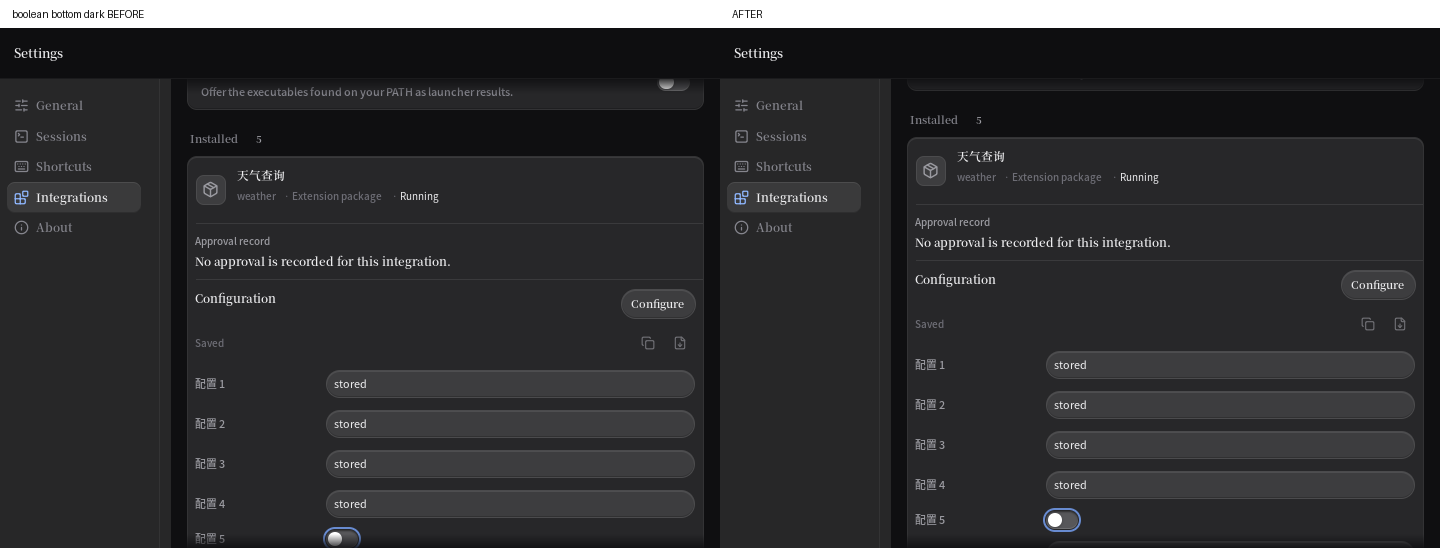
#> input picture docs/rounds/P13-kl/boolean-bottom-dark-comparison.png, 1440 x 548 px, given in place of floter-P13-kl-registry-name-light-before.png, which was not available
$ python make-comparisons.py
#> lines starting #> are read from the running program, lines starting #| are printed output that depends on the picture
from pathlib import Path
from shutil import copyfile
from PIL import Image, ImageChops, ImageDraw

root = Path(__file__).parent
names = ['registry-name', 'registry-version', 'text', 'password', 'path', 'number', 'select', 'boolean']
lines = []
for mode in ['light', 'dark']:
    overview = Image.new('RGB', (1440, 4*274), '#777777')
#> overview: PIL image 1440x1096 RGB; every value is 119
    for i, name in enumerate(names):
        pair = []
        for tag in ['before', 'after']:
            path = Path(f'/tmp/floter-P13-kl-{name}-{mode}-{tag}.png')
            copyfile(path, root / f'{name}-{mode}-{tag}.png')
            pair.append(Image.open(path).convert('RGB'))
        diff = ImageChops.difference(*pair)
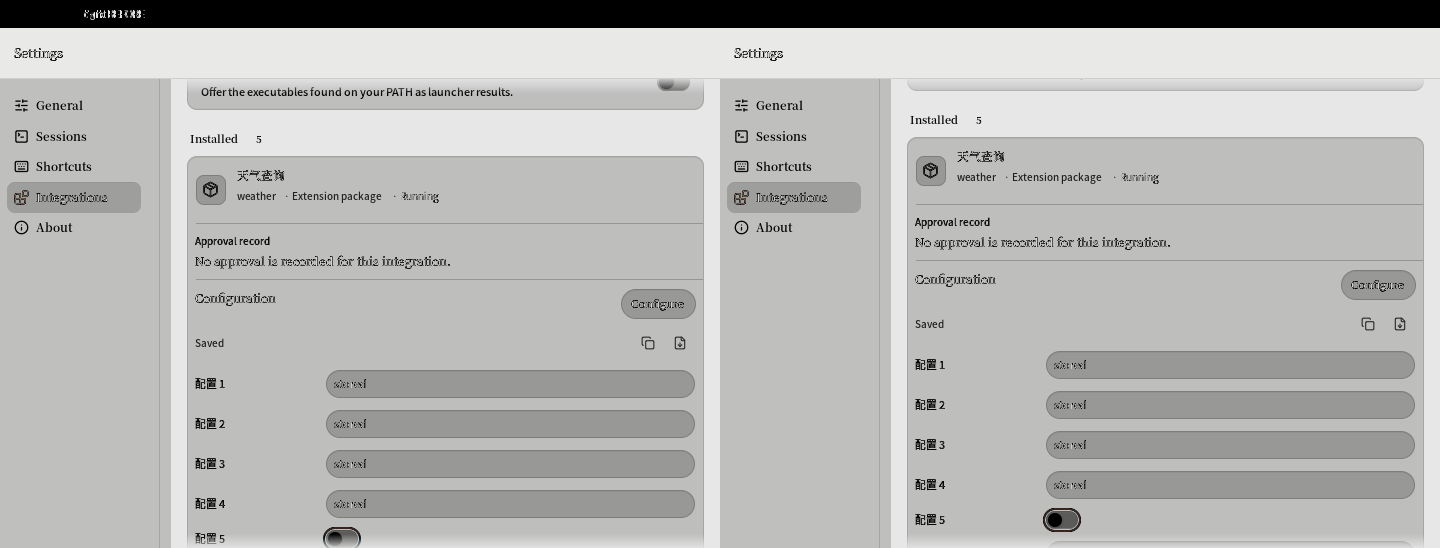
#> diff: PIL image 1440x548 RGB; mean R, G, B 181.8, 181.8, 181
        changed = sum(p != (0, 0, 0) for p in diff.getdata())
        assert changed > 0, (name, mode, 'no change')
        lines.append(f'{name} {mode}: changed={changed}')
        comparison = Image.new('RGB', (1440, 548), '#ffffff')
#> comparison: PIL image 1440x548 RGB; every value is 255
        draw = ImageDraw.Draw(comparison)
        draw.text((12, 8), f'{name} {mode} BEFORE', fill='#111111')
        draw.text((732, 8), 'AFTER', fill='#111111')
        comparison.paste(pair[0], (0, 28))
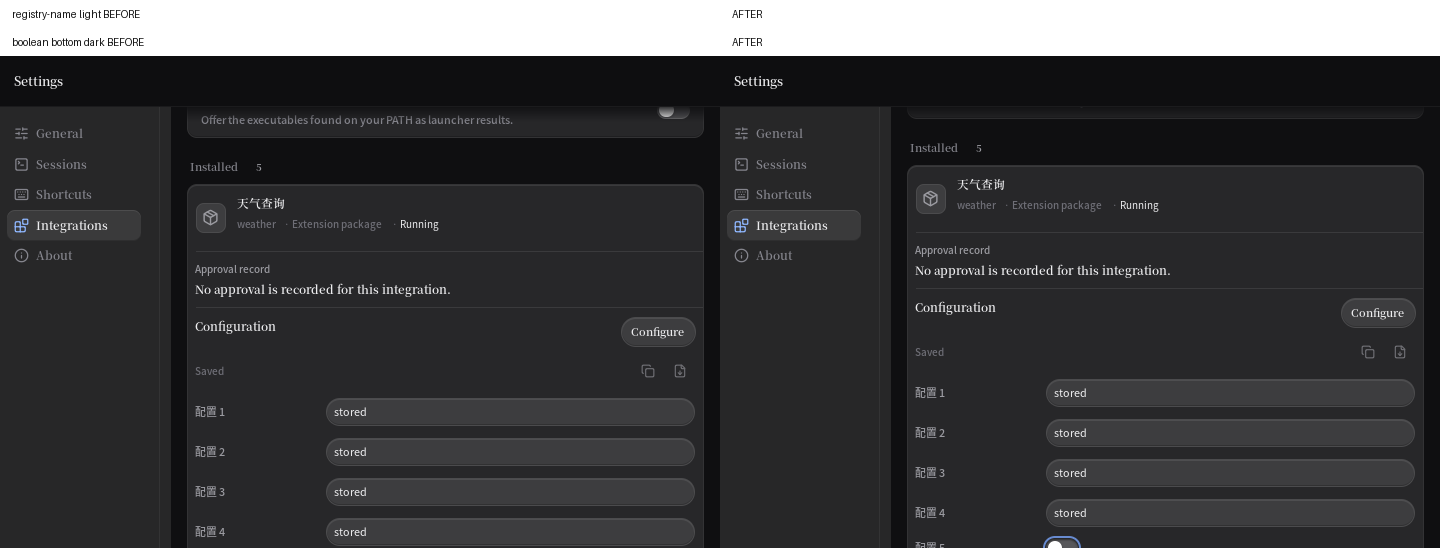
#> comparison: PIL image 1440x548 RGB; mean R, G, B 60.5, 60.5, 62.2
        comparison.paste(pair[1], (720, 28))
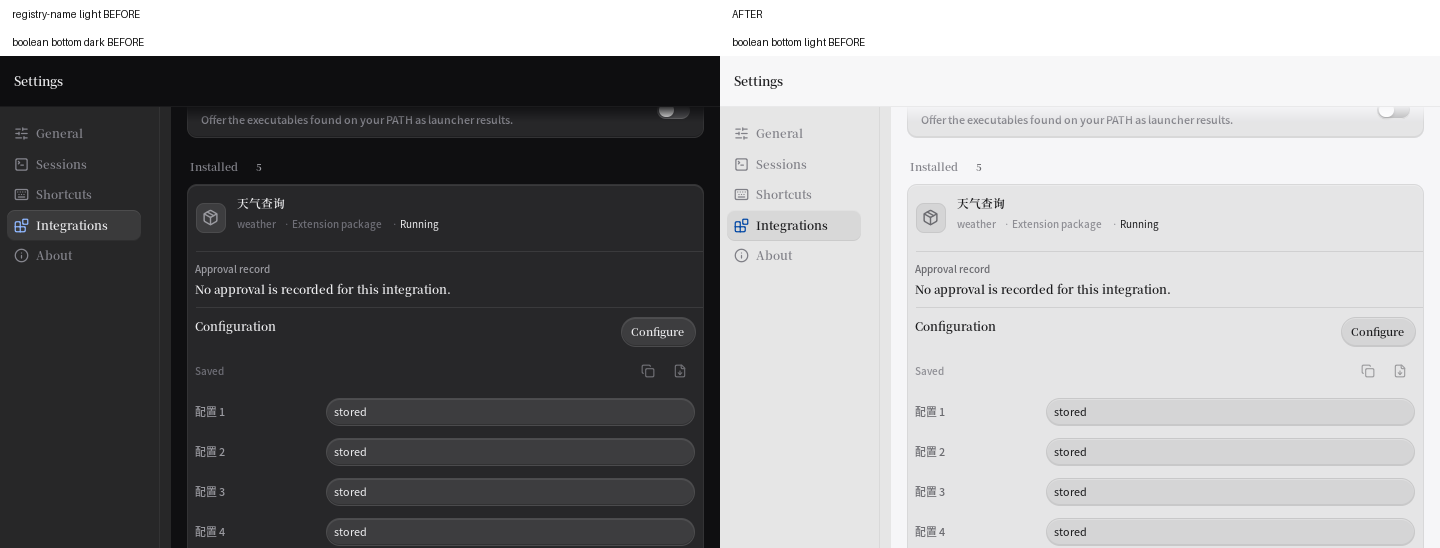
#> comparison: PIL image 1440x548 RGB; mean R, G, B 145.8, 145.8, 147.1
        comparison.save(root / f'{name}-{mode}-comparison.png')
        overview.paste(comparison.resize((720, 274)), ((i%2)*720, (i//2)*274))
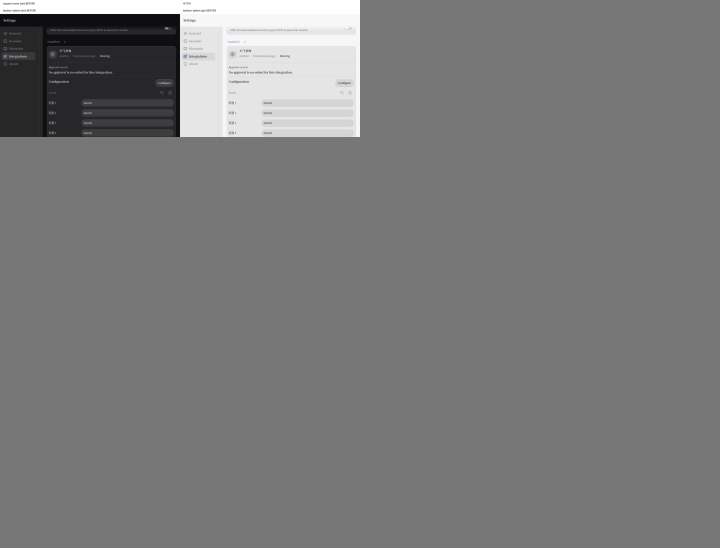
#> overview: PIL image 1440x1096 RGB (shown at 1/2 size); mean R, G, B 122.3, 122.3, 122.5
        if name in ['registry-version', 'text', 'boolean']:
            detail = Image.new('RGB', (4128, 400), '#ffffff')
            for j, original in enumerate(pair):
                crop = original.crop((185, 45, 701, 145)).resize((2064, 400), Image.Resampling.NEAREST)
                detail.paste(crop, (j*2064, 0))
            detail.save(root / f'{name}-{mode}-detail.png')
        before = Path(f'/tmp/floter-P13-kl-{name}-rest-{mode}-before.png')
        after = Path(f'/tmp/floter-P13-kl-{name}-rest-{mode}-after.png')
#> (the run stopped early here; a loop or call above may not have finished)
